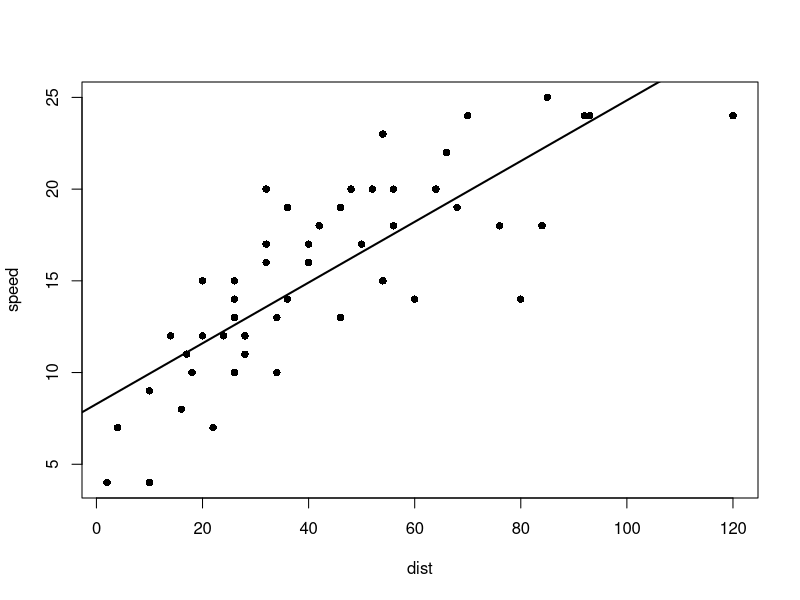

The R script that drew this image:
## ---- chunk 1
data(cars)
with(cars,plot(speed~dist,pch=16))
# add line 
with(cars, abline(lm(speed~dist),lwd=2))
